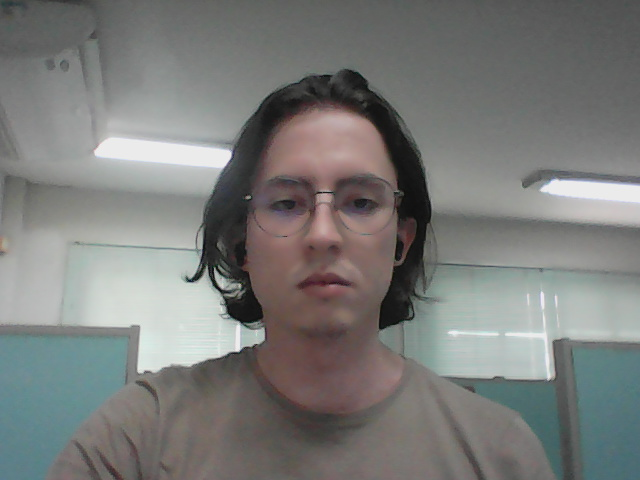
#> input picture Src/imagensdeTeste/Foto de 2026-06-30 12-39-59.707377.jpeg, 640 x 480 px, given in place of video, which was not available
$ python identificaFormas.py
#> lines starting #> are read from the running program, lines starting #| are printed output that depends on the picture; after the words box and inside, x2 and y2 are one past the last pixel; in counts of white or black regions, pixels touching at a corner belong together; pictures that were not available may be replaced by others from this repository, and a replacement may not be noted
import cv2
import numpy as np
try:
    # Tenta conectar à câmera IP
    #cap = cv2.VideoCapture(http://usuario:senha@http://192.168.18.192:8080/video:8080/video)
    #cap = cv2.VideoCapture(0)
    cap = cv2.VideoCapture("http://192.168.18.95:8080/video")
    if not cap.isOpened():
        raise Exception("Não foi possível conectar à câmera IP.")
except Exception as e:
    print(f"Erro ao conectar à câmera: {e}")
    exit()

while True:
    ret, frame = cap.read()
#> frame is the input picture: shape (480, 640, 3); mean B, G, R 121.4, 123.4, 122.5
    if not ret:
        print("Erro ao capturar o frame.")
        break

    # Converte o frame para escala de cinza
    cinza = cv2.cvtColor(frame, cv2.COLOR_BGR2GRAY)
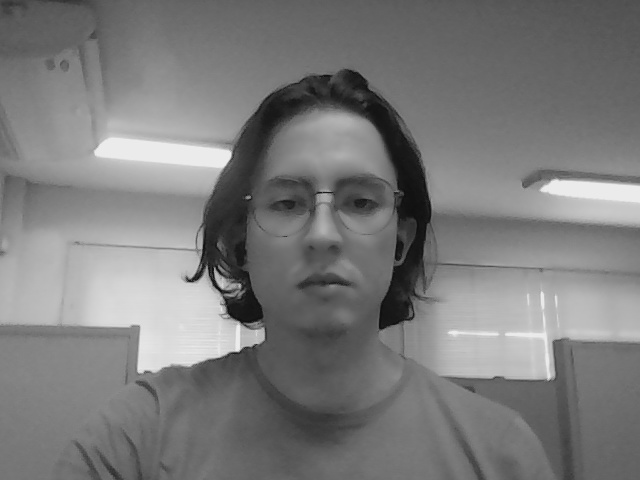
#> cinza: shape (480, 640); min 12, max 240, mean 122.9

    # Aplica desfoque mais forte para reduzir ruídos
    cinza = cv2.GaussianBlur(cinza, (3, 3), 0)


    # --- Detecção de Círculos ---
    circulos = cv2.HoughCircles(
        cinza,
        cv2.HOUGH_GRADIENT,
        dp=1,
        minDist=50,
        param1=50,
        param2=100,
        minRadius=10,
        maxRadius=1000
    )
#> circulos = None

    # Desenha os círculos detectados
    if circulos is not None:
        circulos = np.uint16(np.around(circulos))
        for circulo in circulos[0, :]:
            cv2.circle(frame, (circulo[0], circulo[1]), circulo[2], (0, 255, 0), 2)  # Circunferência
            cv2.circle(frame, (circulo[0], circulo[1]), 2, (0, 0, 255), 3)  # Centro
            cv2.putText(frame, "Circulo", (circulo[0] - 30, circulo[1] - 20),
                        cv2.FONT_HERSHEY_SIMPLEX, 0.5, (255, 255, 255), 2)

    # --- Detecção de Polígonos (Otimizada) ---
    # Aplica limiarização adaptativa para melhorar a detecção

    limiar = cv2.adaptiveThreshold(
        cinza, 255,
        cv2.ADAPTIVE_THRESH_GAUSSIAN_C,
        cv2.THRESH_BINARY_INV, 21, 5
    )
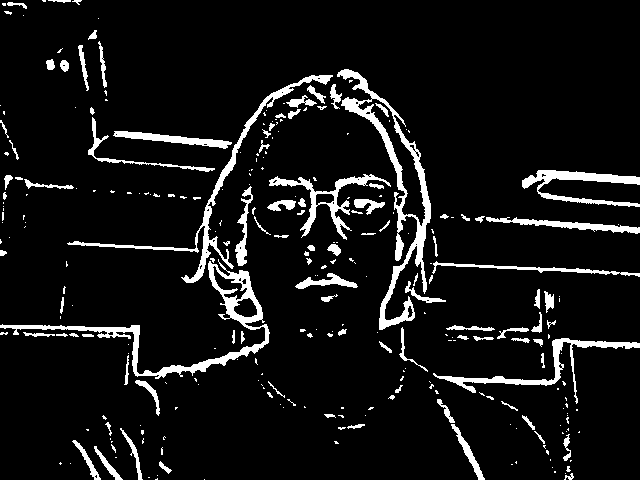
#> limiar: shape (480, 640); 7.9% white; 281 white regions (182 under 20 px)

    # Encontra contornos
    contornos, _ = cv2.findContours(limiar, cv2.RETR_EXTERNAL, cv2.CHAIN_APPROX_SIMPLE)
#> contornos = 279 contours, 214 with area under 20; largest, box (x1, y1, x2, y2) and area: (337, 69, 431, 330) 5138, (0, 259, 270, 379) 3350, (67, 75, 333, 283) 1705, (269, 174, 391, 240) 1251, (433, 338, 640, 404) 1232

    for contorno in contornos:
        # Filtra contornos muito pequenos (ruído)
        if cv2.contourArea(contorno) < 1000:  # Aumenta o limite de área
            continue

        # Aproxima o contorno para um polígono
        epsilon = 0.05 * cv2.arcLength(contorno, True)  # Maior epsilon para menos detalhes
        aproximacao = cv2.approxPolyDP(contorno, epsilon, True)

        # Classifica a forma com base no número de vértices
        vertices = len(aproximacao)
        if vertices >= 3:  # Ignora formas com menos de 3 vértices
            if vertices == 3:
                forma = "Triangulo"
                cor = (0, 255, 0)  # Verde
            elif vertices == 4:
                # Verifica se é um quadrado ou retângulo
                (x, y, w, h) = cv2.boundingRect(aproximacao)
                aspecto = float(w) / h
                #forma = "Quadrado" if 0.95 <= aspecto <= 1.05 else "Retangulo"
                forma = "Retangulo"
                cor = (0, 0, 255)  # Vermelho
            elif vertices == 5:
                forma = "Pentagono"
                cor = (255, 0, 0)  # Azul
           # else:
            #    forma = f"Poligono ({vertices} lados)"
             #   cor = (255, 255, 0)  # Amarelo

            # Desenha o contorno e o nome da forma
#> (the run stopped early here; a loop or call above may not have finished)

$ run again, on Src/imagensdeTeste/Foto de 2026-06-30 12-40-11.971475.jpeg
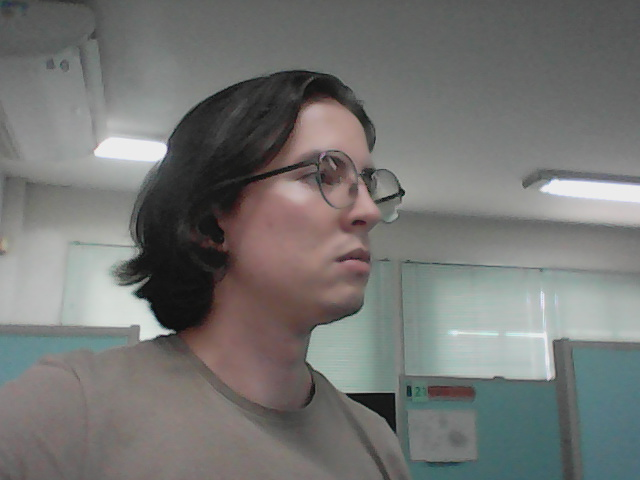
#> input picture Src/imagensdeTeste/Foto de 2026-06-30 12-40-11.971475.jpeg, 640 x 480 px, given in place of video, which was not available
#> frame is the input picture: shape (480, 640, 3); mean B, G, R 115.1, 117.1, 116.4
#> `cinza = cv2.cvtColor(frame, cv2.COLOR_BGR2GRAY)`:
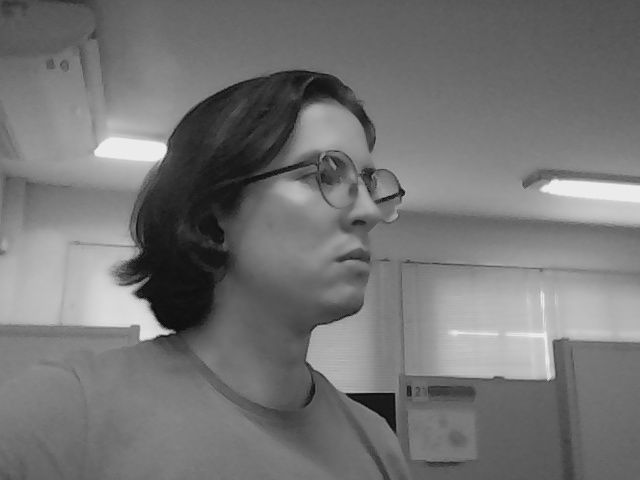
#> cinza: shape (480, 640); min 12, max 240, mean 116.7
#> circulos = None
#> `limiar = cv2.adaptiveThreshold( cinza, 255, cv2.ADAPTIVE_THRESH_GAUSSI..`:
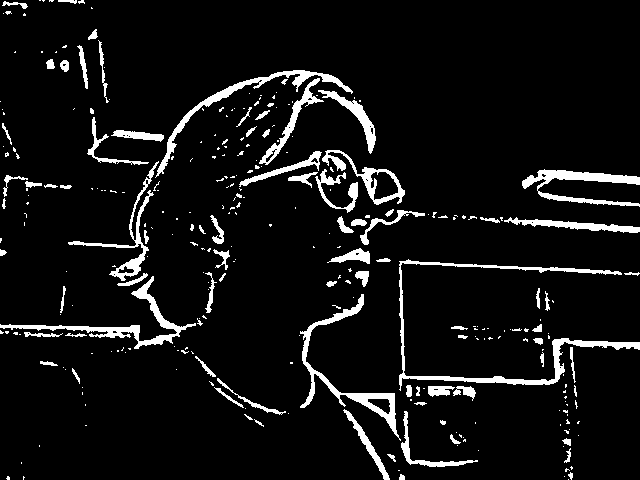
#> limiar: shape (480, 640); 7.2% white; 302 white regions (216 under 20 px)
#> contornos = 302 contours, 233 with area under 20; largest, box (x1, y1, x2, y2) and area: (399, 259, 640, 391) 1890, (300, 294, 401, 441) 1628, (0, 276, 196, 349) 1313, (322, 150, 405, 205) 1260, (522, 169, 640, 207) 1225

$ run again, on Src/imagensdeTeste/Foto de 2026-06-30 12-40-18.074092.jpeg
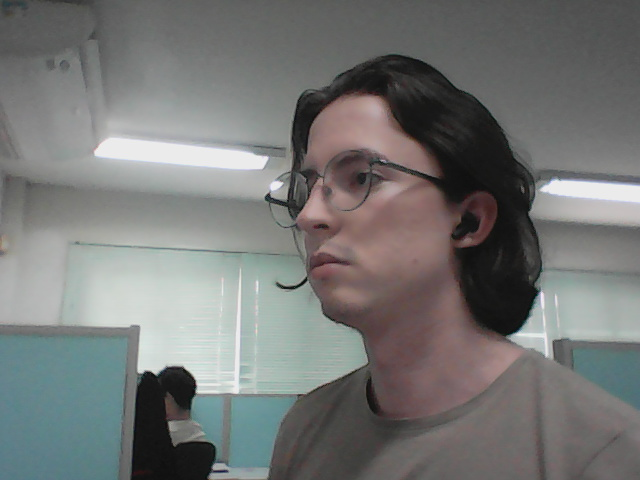
#> input picture Src/imagensdeTeste/Foto de 2026-06-30 12-40-18.074092.jpeg, 640 x 480 px, given in place of video, which was not available
#> frame is the input picture: shape (480, 640, 3); mean B, G, R 116.9, 118.2, 117
#> `cinza = cv2.cvtColor(frame, cv2.COLOR_BGR2GRAY)`:
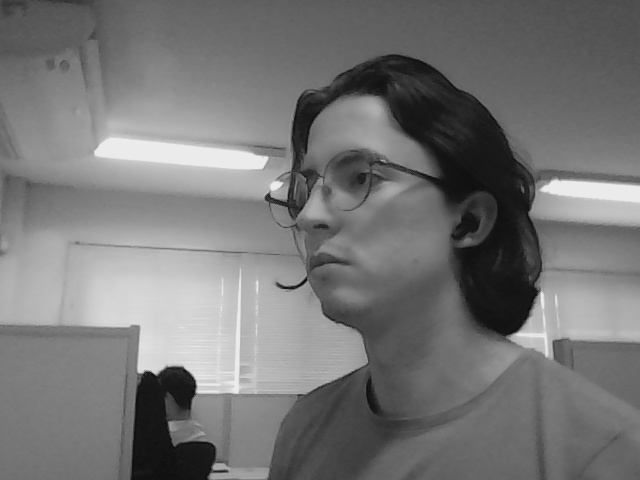
#> cinza: shape (480, 640); min 12, max 242, mean 117.7
#> circulos = None
#> `limiar = cv2.adaptiveThreshold( cinza, 255, cv2.ADAPTIVE_THRESH_GAUSSI..`:
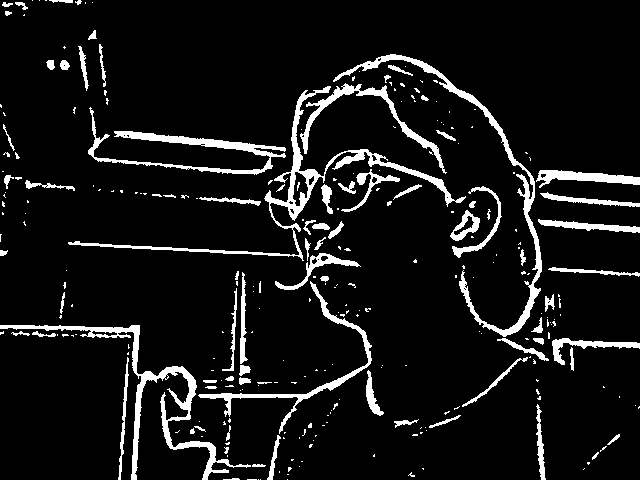
#> limiar: shape (480, 640); 8.4% white; 281 white regions (199 under 20 px)
#> contornos = 280 contours, 215 with area under 20; largest, box (x1, y1, x2, y2) and area: (68, 86, 466, 261) 2964, (0, 325, 251, 480) 2622, (333, 54, 542, 337) 2296, (88, 107, 286, 175) 1644, (198, 281, 372, 434) 1199

$ run again, on Src/imagensdeTeste/Foto de 2026-06-30 12-40-24.050425.jpeg
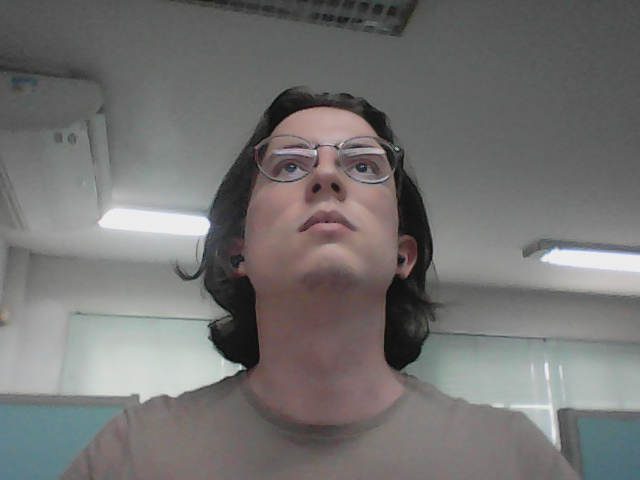
#> input picture Src/imagensdeTeste/Foto de 2026-06-30 12-40-24.050425.jpeg, 640 x 480 px, given in place of video, which was not available
#> frame is the input picture: shape (480, 640, 3); mean B, G, R 113.3, 114.3, 115.6
#> `cinza = cv2.cvtColor(frame, cv2.COLOR_BGR2GRAY)`:
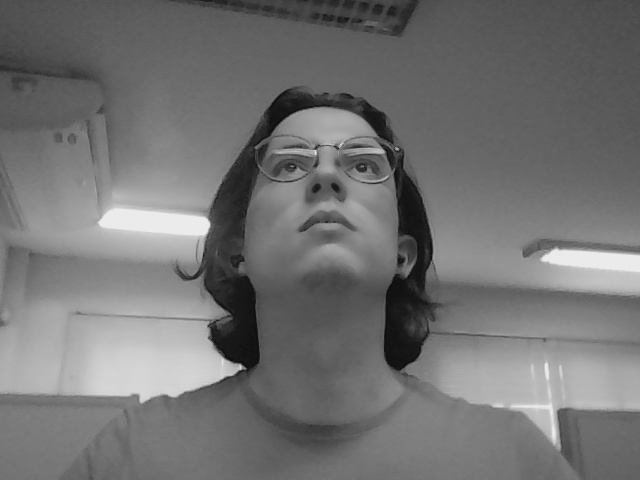
#> cinza: shape (480, 640); min 12, max 241, mean 114.6
#> circulos = None
#> `limiar = cv2.adaptiveThreshold( cinza, 255, cv2.ADAPTIVE_THRESH_GAUSSI..`:
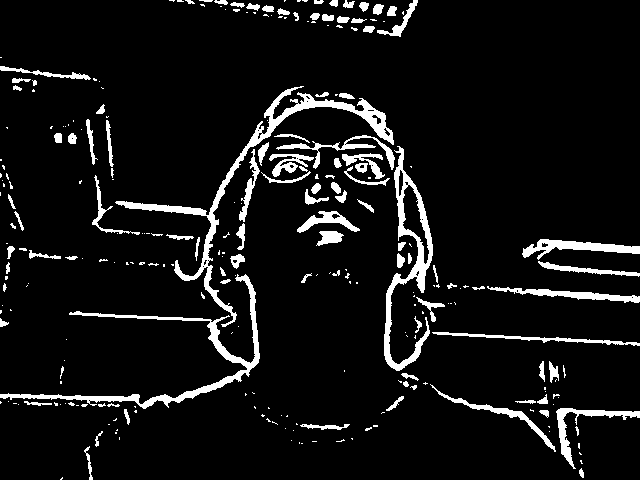
#> limiar: shape (480, 640); 7.6% white; 267 white regions (164 under 20 px)
#> contornos = 267 contours, 182 with area under 20; largest, box (x1, y1, x2, y2) and area: (115, 86, 394, 327) 3258, (384, 146, 433, 371) 3091, (0, 274, 260, 409) 2257, (522, 239, 640, 260) 878, (556, 408, 640, 469) 704
